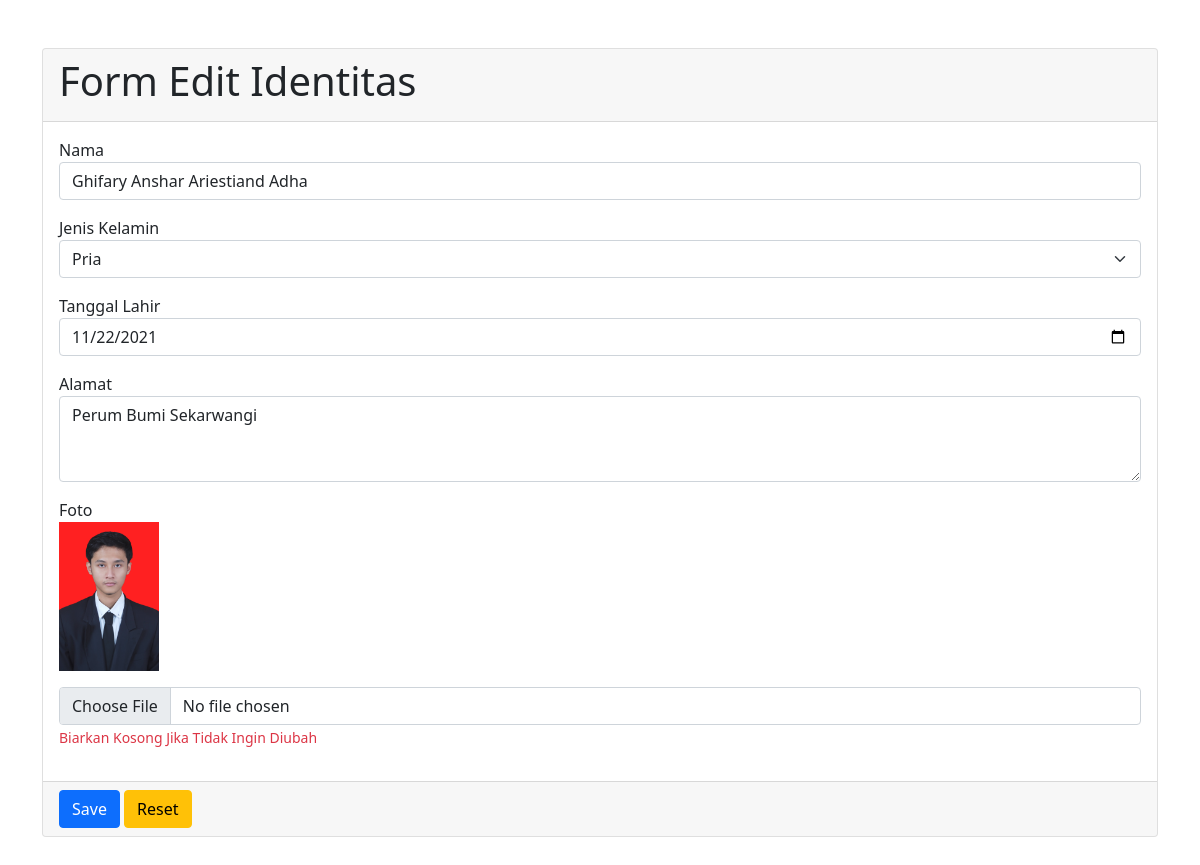
The app's page /home/edit/5 with its own data.
### tables this page shows
CREATE TABLE `identitas` (
  `id` int(11) NOT NULL,
  `nama` varchar(100) NOT NULL,
  `jenis_kelamin` char(1) NOT NULL,
  `tanggal_lahir` date NOT NULL,
  `alamat` text NOT NULL,
  `foto` varchar(255) DEFAULT NULL,
  `created_at` date NOT NULL,
  `updated_at` date NOT NULL
);

### application/controllers/Home.php (called while the page is built, shortened)
<?php
class Home extends CI_Controller {
	function __construct() {
		$this->load->model('HomeModel');
	}
	public function edit($id) {
		$query = $this->HomeModel->get_identitas($id);
		if($query->result() > 0) {
			$i = $query->row();
			$data = [
				'submit' 	=> 'edit',
				'i'	 		=> $i,
			];
			$this->load->view('form-page', $data);
		}
	}
}

### index.php (called while the page is built, shortened)
<?php
require_once BASEPATH.'core/CodeIgniter.php';

### application/models/HomeModel.php (called while the page is built, shortened)
<?php
class HomeModel extends CI_Model {
    public function get_identitas($id = null) {
        if($id != null) {
            $this->db->where('id', $id);
        }
        $this->db->order_by('created_at', 'asc');
        $query = $this->db->get('identitas');
        return $query;
    }
}

### application/views/form-page.php (the view, shortened to what this page needs)
<!DOCTYPE html>
<html lang="en">
<head>
	<link href="https://cdn.jsdelivr.net/npm/bootstrap@5.1.3/dist/css/bootstrap.min.css" rel="stylesheet">
</head>
<body>
	<div class="container my-5 mx-auto">
		<div class="row align-items-center">
			<?= form_open_multipart('home/process') ?>
                <div class="card">
                    <div class="card-header">
                        <h1>Form <?= $submit == 'edit' ? 'Edit' : 'Tambah' ?> Identitas</h1>
                    </div>
                    <div class="card-body">
                        <div class="form-group mb-3">
							<label for="nama">Nama</label>
							<input type="text" name="nama" class="form-control" id="nama" value="<?= $i->nama ?>" required>
						</div>
						<div class="form-group mb-3">
							<label for="jenis_kelamin">Jenis Kelamin</label>
							<select name="jenis_kelamin" id="jenis_kelamin" class="form-select" required>
								<option value="1" <?= $i->jenis_kelamin == 1 ? 'selected' : null ?>>Pria</option>
							</select>
						</div>
						<div class="form-group mb-3">
							<label for="tanggal_lahir">Tanggal Lahir</label>
							<input type="date" name="tanggal_lahir" class="form-control" id="tanggal_lahir" value="<?= $i->tanggal_lahir ?>" required>
						</div>
						<div class="form-group mb-3">
							<label for="alamat">Alamat</label>
							<textarea name="alamat" id="alamat" cols="30" rows="3" class="form-control" required><?= $i->alamat ?></textarea>
						</div>
						<div class="form-group mb-3">
							<label for="foto">Foto</label>
							<?php if($submit == 'edit') {
								if($i->foto != null) { ?>
							<div class="mb-3">
								<img src="<?= base_url('uploads/'.$i->foto) ?>" alt="" style="width: 100px;">
							</div>
							<?php }
							} ?>
							<input type="file" name="foto" class="form-control" id="foto">
							<small class="text-danger">Biarkan Kosong Jika <?= $submit == 'edit' ? "Tidak Ingin Diubah" : 'Tidak ada Foto'?></small>
						</div>
                    </div>
                    <div class="card-footer">
                        <button type="submit" class="btn btn-primary" name="<?= $submit ?>">Save</button>
						<button type="reset" class="btn btn-warning">Reset</button>
                    </div>
                </div>
			<?= form_close() ?>
		</div>
	</div>
</body>
</html>

### records on screen
identitas: nama "Ghifary Anshar Ariestiand Adha", jenis_kelamin "Pria", tanggal_lahir "11/22/2021", alamat "Perum Bumi Sekarwangi", foto (picture)
